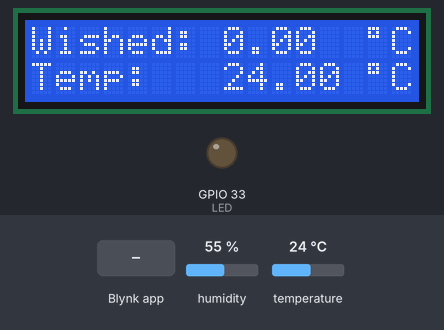
A sketch run on a simulated ESP32. On the bench: 16×2 character LCD, output pins drawn as LEDs (lit = HIGH). The test bench sets the inputs (shaded band); at power-on: temperature 24 °C, humidity 55 %. WiFi joins after 1.5 s; servers stay silent unless stated; what the sketch prints to the serial monitor is not drawn.

Above: at 3.0 s.
3.1 s: Blynk app writes 200 to V1
At 3.7 s:
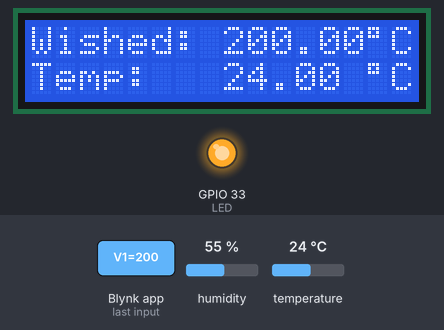
4.6 s: temperature set to 12 °C
At 7.2 s:
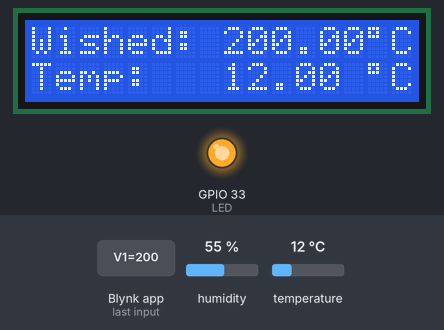
7.5 s: Blynk app writes 1 to V1
At 8.1 s:
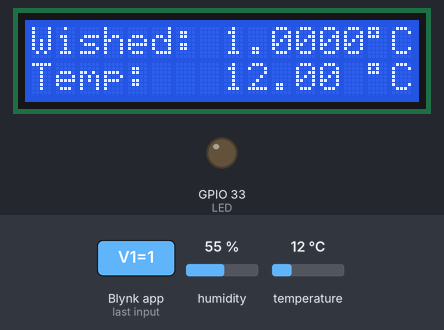
9.0 s: temperature set to 19 °C
At 11.0 s:
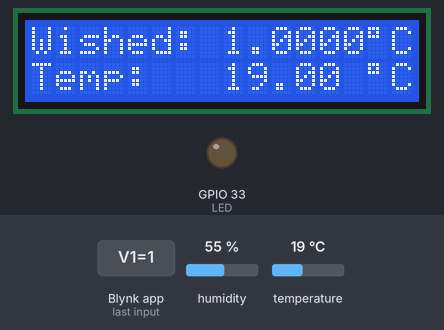
11.6 s: temperature set to 28 °C
At 12.6 s:
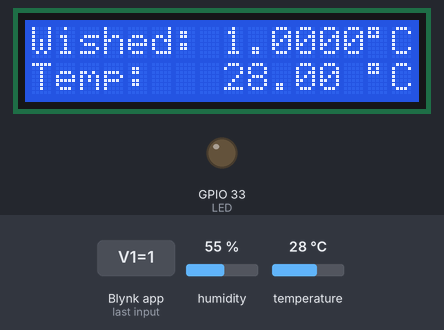
Timing chart, 0 to 14.6 s (numbered marks = the images above; inputs shaded):
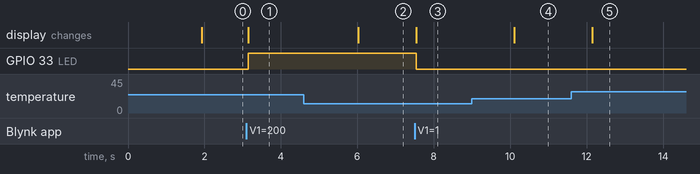

Measured:
- after the input at 3.1 s, GPIO 33 (LED): LOW → HIGH after 0.05 s; the display: changes after 0.05 s (image 1)
- after the input at 4.6 s, the display: changes after 1.4 s (image 2)
- after the input at 7.5 s, GPIO 33 (LED): HIGH → LOW after 0.05 s; the display: changes after 0.05 s (image 3)
- after the input at 9.0 s, the display: changes after 1.1 s (image 4)
- after the input at 11.6 s, the display: changes after 0.54 s (image 5)

The sketch:

Thermostaat.ino
```cpp
#include <Wire.h>
#include <LiquidCrystal_I2C.h>
#include <DHT.h>
#include <DHT_U.h>

#define dhtpin 4
#define DHTTYPE DHT11

#define PotPin 32
#define LED 33

DHT dht (dhtpin, DHT11);
LiquidCrystal_I2C lcd(0x27, 16, 2);

float Temp = 0;
float Wished = 0;

// blynk
#define BLYNK_PRINT Serial

#include <WiFi.h>
#include <WiFiClient.h>
#include <BlynkSimpleEsp32.h>

// You should get Auth Token in the Blynk App.
// Go to the Project Settings (nut icon).
char auth[] = "-9mL-jTNnr_iVO4o7tI6DULh03ZGjCWz";

// Your WiFi credentials.
// Set password to "" for open networks.
char ssid[] = "MSI 6691";
char pass[] = "123456789";

void setup() {
  // put your setup code here, to run once:
  Serial.begin(9600);
  dht.begin();
  lcd.init();
  lcd.backlight();

  pinMode(LED, OUTPUT);
  pinMode(PotPin, INPUT);

  Serial.print("Connecting to ");
  Serial.println(ssid);

  WiFi.begin(ssid, pass);
  int wifi_ctr = 0;
  while (WiFi.status() != WL_CONNECTED) {
    delay(500);
    Serial.print(".");
  }

  Serial.println("WiFi connected");

  Blynk.begin(auth, ssid, pass, "server.wyns.it", 8081);
}

void loop() {
  Blynk.run();
  // put your main code here, to run repeatedly:
  Temp = dht.readTemperature();

  BLYNK_WRITE(V1);

  Blynk.virtualWrite(V0, Temp);

  lcd.setCursor(0, 0);
  lcd.print("Wished:");
  lcd.setCursor(8, 0);
  lcd.print(Wished);
  lcd.setCursor(14, 0);
  lcd.print((char)223);
  lcd.setCursor(15, 0);
  lcd.print("C");
  lcd.setCursor(0, 1);
  lcd.print("Temp: ");
  lcd.setCursor(8, 1);
  lcd.print(Temp);
  lcd.setCursor(14, 1);
  lcd.print((char)223);
  lcd.setCursor(15, 1);
  lcd.print("C");

  if (Wished > Temp)
  {
    digitalWrite(LED, HIGH);
    Blynk.virtualWrite(V2, 1023);
  }

  if (Wished <= Temp)
  {
    digitalWrite(LED, LOW);
    Blynk.virtualWrite(V2, 0);
  }
}

BLYNK_WRITE(V1)
{
  Wished = param.asInt();
}
```
